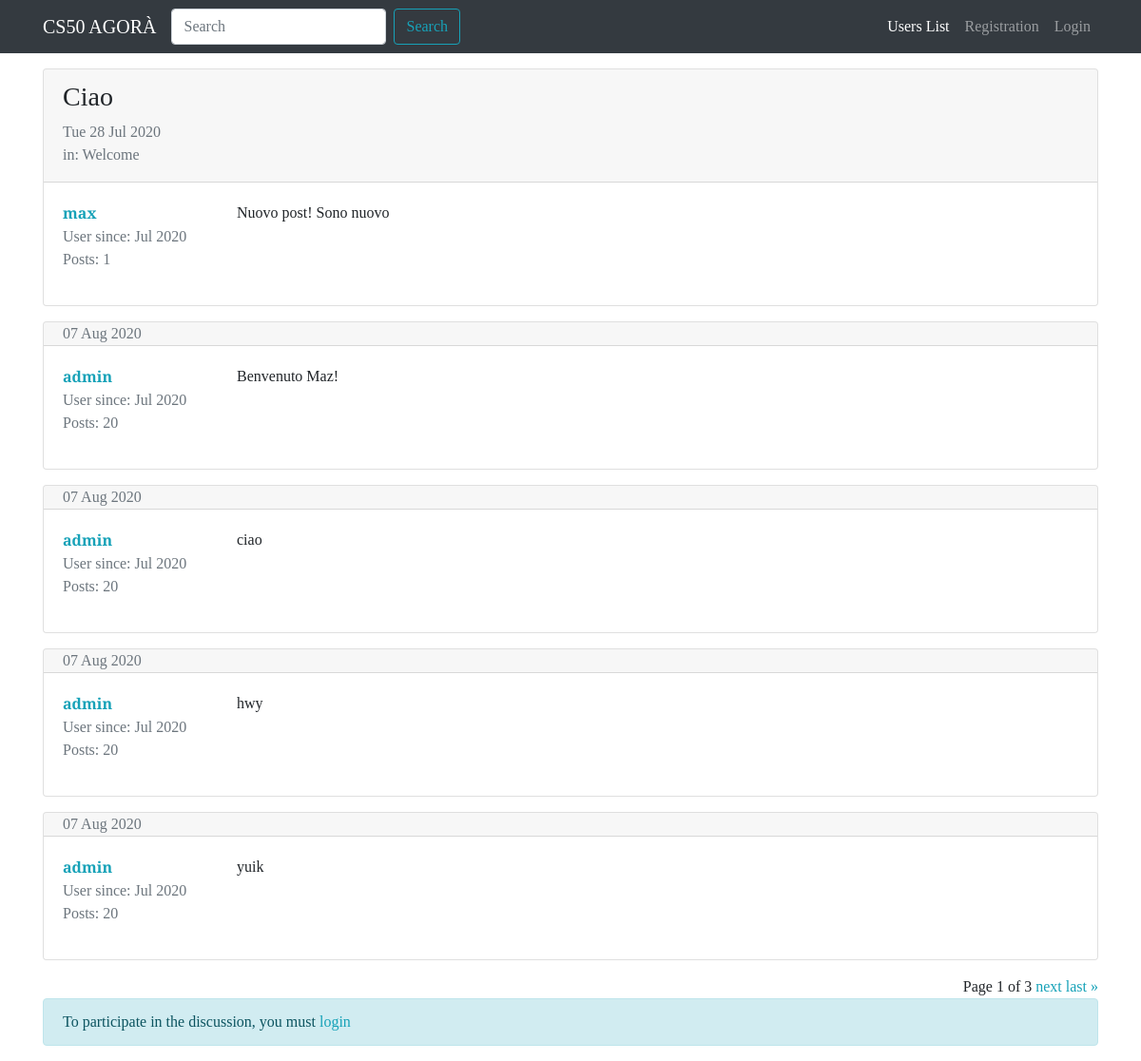
Page /forum/topic/7/ on the earlier database version.
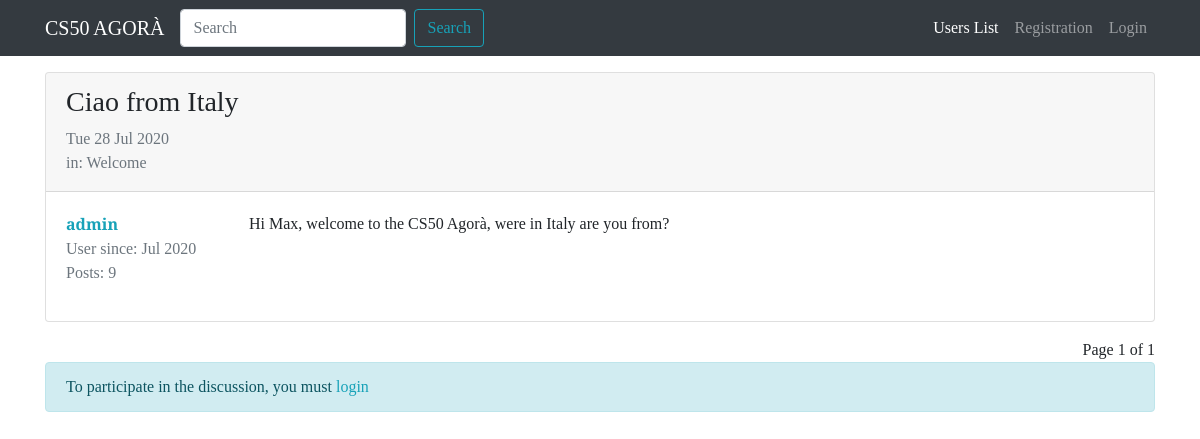
Same page on the later database version.
### forum/models.py (models this page shows, shortened)
class Topic(models.Model):
    title = models.CharField(max_length=120)
    creation_date = models.DateTimeField(auto_now_add=True)
    topic_author = models.ForeignKey(
        User, on_delete=models.CASCADE, related_name="topics"
    )
    topic_section = models.ForeignKey(Section, on_delete=models.CASCADE)
    class Meta:
        verbose_name = "Topic"
        verbose_name_plural = "Topics"

class Post(models.Model):
    post_author = models.ForeignKey(
        User, on_delete=models.CASCADE, related_name="posts"
    )
    content = models.TextField()
    creation_date = models.DateTimeField(auto_now_add=True)
    topic = models.ForeignKey(Topic, on_delete=models.CASCADE)
    class Meta:
        verbose_name = "Post"
        verbose_name_plural = "Posts"

class Section(models.Model):
    section_name = models.CharField(max_length=80)
    description = models.CharField(max_length=150, blank=True, null=True)
    logo_section = models.ImageField(blank=True, null=True)
    def __str__(self):
        return self.section_name
    class Meta:
        verbose_name = "Section"
        verbose_name_plural = "Sections"

### forum/views.py (the view)
# urls.py: path("topic/<int:pk>/", views.viewTopic, name="view_topic"),
def viewTopic(request, pk):
    topic = get_object_or_404(Topic, pk=pk)
    posts_topic = Post.objects.filter(topic=topic)
    paginator = Paginator(posts_topic, 5)
    page = request.GET.get("page")
    posts = paginator.get_page(page)
    answer_form = PostModelForm()
    context = {"topic": topic, "posts_topic": posts, "answer_form": answer_form}
    return render(request, "forum/individual_topic.html", context)

### forum/forms.py
class PostModelForm(forms.ModelForm):
    class Meta:
        model = Post
        fields = ["content"]
        widgets = {"content": forms.Textarea(attrs={"rows": "5"})}
        labels = {"content": "Text"}

### forum/templates/forum/individual_topic.html (shortened to what this page needs)
{% extends 'base.html' %}
{% load crispy_forms_tags %}
{% block content %}
{% for post in posts_topic %}
<div class="card my-3">
    {% if forloop.first and not "page" in request.get_full_path %}
    <div class="card-header pb-0">
        <h3>{{ topic.title }}</h3>
        <p class="text-muted">{{ topic.creation_date|date:"D d M Y" }}
            <br>in: {{ topic.topic_section }}</p>
    </div>
    {% else %}
    <div class="card-header py-0">
        <p class="text-muted mb-0">
            {{ post.creation_date|date:"d M Y" }}
        </p>
    </div>
    {% endif %}
    <div class="card-body">
        <div class="row">
            <div class="col-xl-2 col-4">
                <p class="mb-0"><a
                        href="{% url 'user_profile' username=post.post_author.username %}"><strong>{{ post.post_author }}</strong></a>
                </p>
                <p class="text-muted mb-0">User since: {{ post.post_author.date_joined|date:"M Y" }}</p>
                <p class="text-muted">Posts: {{ post.post_author.posts.count }}</p>
            </div>
            <div class="col-xl-10 col-8">
                <p class="my-0">{{ post.content|linebreaks }}</p>
            </div>
        </div>
    </div>
</div>
{% endfor %}
<div class="text-right">
    <span class="step-links">
        <span class="current">
            Page {{ posts_topic.number }} of {{ posts_topic.paginator.num_pages }}
        </span>
        {% if posts_topic.has_next %}
        <a href="?page={{ posts_topic.next_page_number }}">next</a>
        <a href="?page={{ posts_topic.paginator.num_pages }}">last &raquo;</a>
        {% endif %}
    </span>
</div>
{% if request.user.is_authenticated %}
{% include 'forum/answer_form.html' %}
{% else %}
<div class="alert alert-info" role="alert">
    To participate in the discussion, you must <a href="{% url 'login' %}?next={{ request.get_full_path }}">login</a>
</div>
{% endif %}
{% endblock content %}

### templates/base.html (shortened to what this page needs)
{% load static %}
<!doctype html>
<html lang="en">
<head>
    <link rel="stylesheet" href="https://maxcdn.bootstrapcdn.com/bootstrap/4.0.0/css/bootstrap.min.css"
>
    <link rel="stylesheet" href="{% static 'css/agora.css' %}">
</head>
<body>
    <nav class="navbar navbar-expand-lg navbar-dark bg-dark">
        <div class="container">
            <a class="navbar-brand" href="/">CS50 AGORÀ</a>
            <div class="collapse navbar-collapse" id="navbarSupportedContent">
                <form class="form-inline my-2 my-lg-0" action="{% url 'search_function' %}">
                    <input name="q" class="form-control mr-sm-2" type="search" placeholder="Search" aria-label="Search">
                    <button class="btn btn-outline-info my-2 my-sm-0" type="submit">Search</button>
                </form>
                <ul class="navbar-nav ml-auto">
                    <li class="nav-item active">
                        <a class="nav-link" href="{% url 'user_list' %}">Users List </a>
                    </li>
                    {% if request.user.is_authenticated %}
                    <li class="nav-item dropdown">
                        <a class="nav-link dropdown-toggle" href="#" id="navbarDropdown" role="button"
                            data-toggle="dropdown" aria-haspopup="true" aria-expanded="false">
                            {{ request.user.username }}
                        </a>
                        <div class="dropdown-menu" aria-labelledby="navbarDropdown">
                            <a class="dropdown-item"
                                href="{% url 'user_profile' username=request.user.username %}">Profile</a>
                            <a class="dropdown-item" href="{% url 'password_change' %}">Reset Password</a>
                            <div class="dropdown-divider"></div>
                            <a class="dropdown-item" href="{% url 'logout' %}">Exit</a>
                        </div>
                    </li>
                    {% else %}
                    <li class="nav-item">
                        <a class="nav-link" href="{% url 'registration_view' %}">Registration</a>
                    </li>
                    <li class="nav-item">
                        <a class="nav-link" href="{% url 'login' %}">Login</a>
                    </li>
                    {% endif %}
                </ul>
            </div>
        </div>
    </nav>
    <div class="container">
        {% block content %}
        {% endblock content %}
    </div>
</body>
</html>

### static-storage/css/agora.css (style rules this page uses)
body { font-family: 'Slabo 27px', serif; }
a, a:hover { color: #17a2b8; }

Differences in the rows shown:
removed Post: {{ topic.title }} "Ciao", {{ topic.creation_date|date:"D d M Y" }} "Tue 28 Jul 2020", {{ topic.topic_section }} "Welcome", post_author "max", post_author.date_joined "Jul 2020", post_author.posts.count "1", content "Nuovo post! Sono nuovo"
removed Post: creation_date "07 Aug 2020", post_author "admin", post_author.date_joined "Jul 2020", post_author.posts.count "20", content "Benvenuto Maz!"
removed Post: creation_date "07 Aug 2020", post_author "admin", post_author.date_joined "Jul 2020", post_author.posts.count "20", content "ciao"
removed Post: creation_date "07 Aug 2020", post_author "admin", post_author.date_joined "Jul 2020", post_author.posts.count "20", content "hwy"
removed Post: creation_date "07 Aug 2020", post_author "admin", post_author.date_joined "Jul 2020", post_author.posts.count "20", content "yuik"
added Post: {{ topic.title }} "Ciao from Italy", {{ topic.creation_date|date:"D d M Y" }} "Tue 28 Jul 2020", {{ topic.topic_section }} "Welcome", post_author "admin", post_author.date_joined "Jul 2020", post_author.posts.count "9", content "Hi Max, welcome to the CS50 Agorà, were in Italy are you from?"
Other differences:
{{ posts_topic.paginator.num_pages }}: "3" → "1"
text no longer shown: "next last »"
